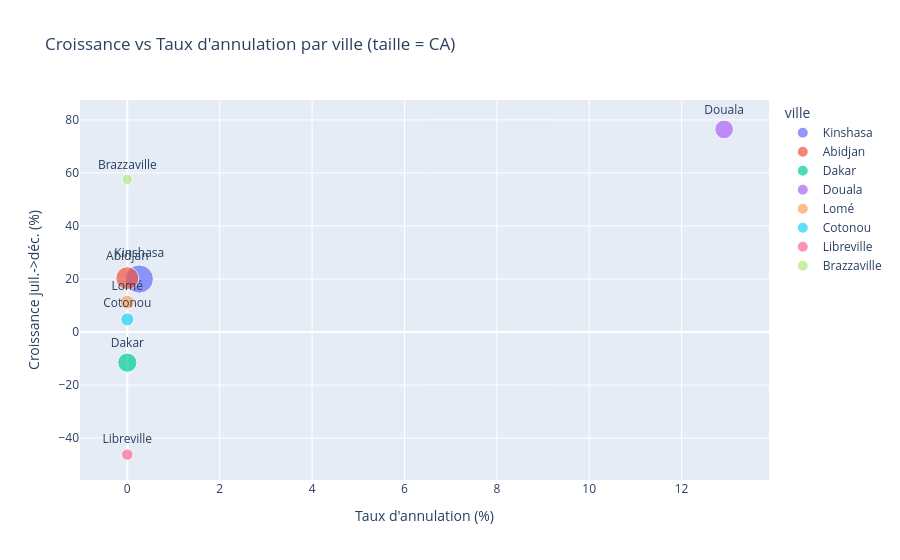

Source (notebook cell):
### Code cell
fig = px.scatter(ville_stats.reset_index(), x='taux_annulation', y='croissance_juil_dec_pct',
                  size='ca', color='ville', text='ville',
                  title="Croissance vs Taux d'annulation par ville (taille = CA)",
                  labels={'taux_annulation':"Taux d'annulation (%)", 'croissance_juil_dec_pct':'Croissance juil.->déc. (%)'})
fig.update_traces(textposition='top center')
fig.show()

### Figure 1 — Plotly figure (JSON) as saved in the notebook; plotly's stock layout.template omitted (floating-point values rounded to 4 significant figures)
{"data": [{"hovertemplate": "ville=%{text}<br>Taux d'annulation (%)=%{x}<br>Croissance juil.->déc. (%)=%{y}<br>ca=%{marker.size}<extra></extra>", "legendgroup": "Kinshasa", "marker": {"color": "#636efa", "size": [752900.0], "sizemode": "area", "sizeref": 1882.0, "symbol": "circle"}, "mode": "markers+text", "name": "Kinshasa", "orientation": "v", "showlegend": true, "text": ["Kinshasa"], "textposition": "top center", "type": "scatter", "x": [0.26], "xaxis": "x", "y": [19.97], "yaxis": "y"}, {"hovertemplate": "ville=%{text}<br>Taux d'annulation (%)=%{x}<br>Croissance juil.->déc. (%)=%{y}<br>ca=%{marker.size}<extra></extra>", "legendgroup": "Abidjan", "marker": {"color": "#EF553B", "size": [498100.0], "sizemode": "area", "sizeref": 1882.0, "symbol": "circle"}, "mode": "markers+text", "name": "Abidjan", "orientation": "v", "showlegend": true, "text": ["Abidjan"], "textposition": "top center", "type": "scatter", "x": [0.0], "xaxis": "x", "y": [20.28], "yaxis": "y"}, {"hovertemplate": "ville=%{text}<br>Taux d'annulation (%)=%{x}<br>Croissance juil.->déc. (%)=%{y}<br>ca=%{marker.size}<extra></extra>", "legendgroup": "Dakar", "marker": {"color": "#00cc96", "size": [346900.0], "sizemode": "area", "sizeref": 1882.0, "symbol": "circle"}, "mode": "markers+text", "name": "Dakar", "orientation": "v", "showlegend": true, "text": ["Dakar"], "textposition": "top center", "type": "scatter", "x": [0.0], "xaxis": "x", "y": [-11.54], "yaxis": "y"}, {"hovertemplate": "ville=%{text}<br>Taux d'annulation (%)=%{x}<br>Croissance juil.->déc. (%)=%{y}<br>ca=%{marker.size}<extra></extra>", "legendgroup": "Douala", "marker": {"color": "#ab63fa", "size": [327900.0], "sizemode": "area", "sizeref": 1882.0, "symbol": "circle"}, "mode": "markers+text", "name": "Douala", "orientation": "v", "showlegend": true, "text": ["Douala"], "textposition": "top center", "type": "scatter", "x": [12.92], "xaxis": "x", "y": [76.39], "yaxis": "y"}, {"hovertemplate": "ville=%{text}<br>Taux d'annulation (%)=%{x}<br>Croissance juil.->déc. (%)=%{y}<br>ca=%{marker.size}<extra></extra>", "legendgroup": "Lomé", "marker": {"color": "#FFA15A", "size": [183800.0], "sizemode": "area", "sizeref": 1882.0, "symbol": "circle"}, "mode": "markers+text", "name": "Lomé", "orientation": "v", "showlegend": true, "text": ["Lomé"], "textposition": "top center", "type": "scatter", "x": [0.0], "xaxis": "x", "y": [11.23], "yaxis": "y"}, {"hovertemplate": "ville=%{text}<br>Taux d'annulation (%)=%{x}<br>Croissance juil.->déc. (%)=%{y}<br>ca=%{marker.size}<extra></extra>", "legendgroup": "Cotonou", "marker": {"color": "#19d3f3", "size": [158000.0], "sizemode": "area", "sizeref": 1882.0, "symbol": "circle"}, "mode": "markers+text", "name": "Cotonou", "orientation": "v", "showlegend": true, "text": ["Cotonou"], "textposition": "top center", "type": "scatter", "x": [0.0], "xaxis": "x", "y": [4.74], "yaxis": "y"}, {"hovertemplate": "ville=%{text}<br>Taux d'annulation (%)=%{x}<br>Croissance juil.->déc. (%)=%{y}<br>ca=%{marker.size}<extra></extra>", "legendgroup": "Libreville", "marker": {"color": "#FF6692", "size": [123300.0], "sizemode": "area", "sizeref": 1882.0, "symbol": "circle"}, "mode": "markers+text", "name": "Libreville", "orientation": "v", "showlegend": true, "text": ["Libreville"], "textposition": "top center", "type": "scatter", "x": [0.0], "xaxis": "x", "y": [-46.22], "yaxis": "y"}, {"hovertemplate": "ville=%{text}<br>Taux d'annulation (%)=%{x}<br>Croissance juil.->déc. (%)=%{y}<br>ca=%{marker.size}<extra></extra>", "legendgroup": "Brazzaville", "marker": {"color": "#B6E880", "size": [105900.0], "sizemode": "area", "sizeref": 1882.0, "symbol": "circle"}, "mode": "markers+text", "name": "Brazzaville", "orientation": "v", "showlegend": true, "text": ["Brazzaville"], "textposition": "top center", "type": "scatter", "x": [0.0], "xaxis": "x", "y": [57.52], "yaxis": "y"}], "layout": {"legend": {"itemsizing": "constant", "title": {"text": "ville"}, "tracegroupgap": 0}, "title": {"text": "Croissance vs Taux d'annulation par ville (taille = CA)"}, "xaxis": {"anchor": "y", "domain": [0.0, 1.0], "title": {"text": "Taux d'annulation (%)"}}, "yaxis": {"anchor": "x", "domain": [0.0, 1.0], "title": {"text": "Croissance juil.->déc. (%)"}}}}
